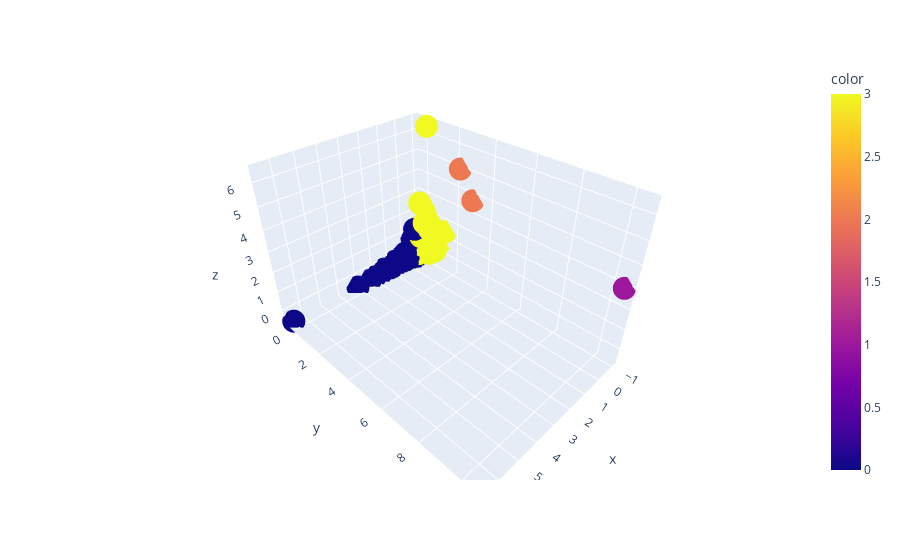

Notebook code for this chart:
### Code cell
fig = px.scatter_3d(x=df_x["Military Strength Power Index"],
                   y=df_x["Aircraft Strength value"],
                   z=df_x["Navy Fleet Strengths value"],
                   color=df_x.Cluster,
                   hover_name=df["Country"])

fig.show()

### Figure 1 — Plotly figure (JSON) as saved in the notebook; plotly's stock layout.template omitted (floating-point values rounded to 4 significant figures; data arrays with more than 128 entries replaced by an {"elided": "..."} marker saying what was removed)
{"data": [{"hovertemplate": "<b>%{hovertext}</b><br><br>x=%{x}<br>y=%{y}<br>z=%{z}<br>color=%{marker.color}<extra></extra>", "hovertext": {"elided": "138 str values"}, "legendgroup": "", "marker": {"color": {"elided": "138 int values"}, "coloraxis": "coloraxis", "symbol": "circle"}, "mode": "markers", "name": "", "scene": "scene", "showlegend": false, "type": "scatter3d", "x": {"elided": "138 float values"}, "y": {"elided": "138 float values"}, "z": {"elided": "138 float values"}}], "layout": {"coloraxis": {"colorbar": {"title": {"text": "color"}}, "colorscale": [[0, "#0d0887"], [0.1111, "#46039f"], [0.2222, "#7201a8"], [0.3333, "#9c179e"], [0.4444, "#bd3786"], [0.5556, "#d8576b"], [0.6667, "#ed7953"], [0.7778, "#fb9f3a"], [0.8889, "#fdca26"], [1, "#f0f921"]]}, "legend": {"tracegroupgap": 0}, "margin": {"t": 60}, "scene": {"domain": {"x": [0, 1], "y": [0, 1]}, "xaxis": {"title": {"text": "x"}}, "yaxis": {"title": {"text": "y"}}, "zaxis": {"title": {"text": "z"}}}}}
